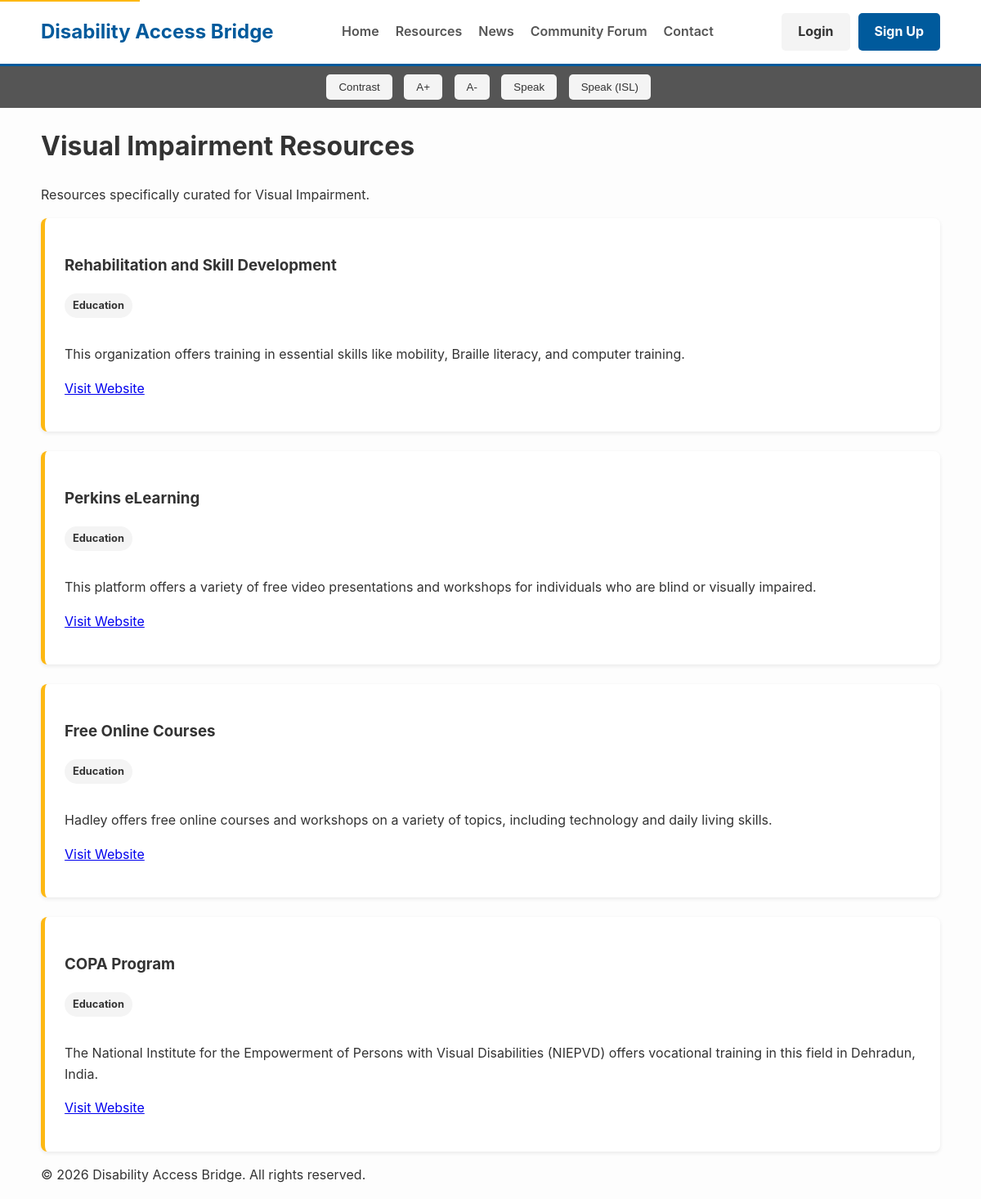
The page /resources/Visual Impairment/ on the database as committed earlier.
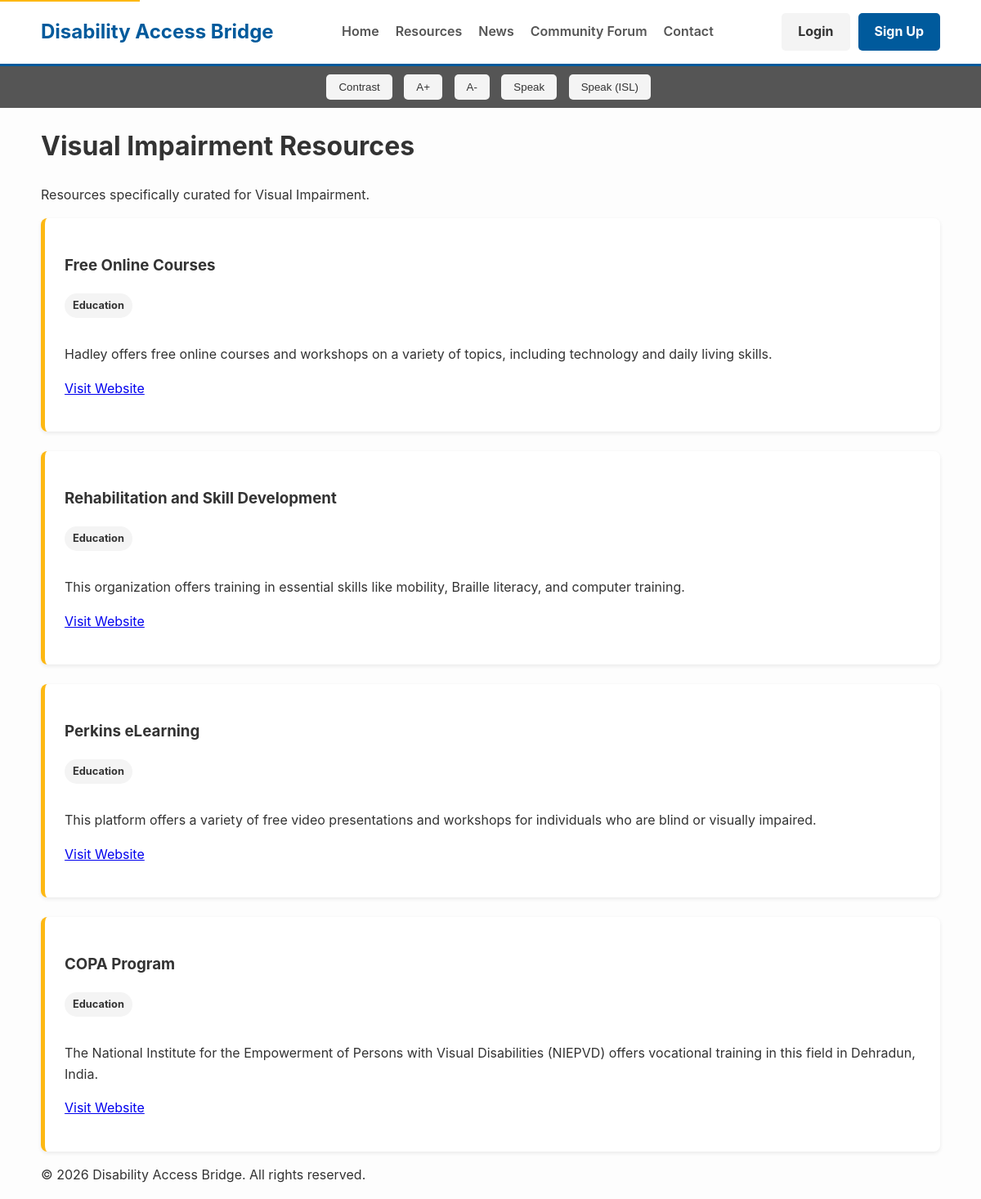
The same page on the database as committed later.
### core/models.py (models this page shows, shortened)
class Resource(models.Model):
    title = models.CharField(max_length=255)
    description = models.TextField()
    category = models.ForeignKey(Category, on_delete=models.CASCADE, related_name="resources")
    contact_info = models.TextField(blank=True)
    website_url = models.URLField(blank=True)
    is_verified = models.BooleanField(default=True)
    disabilities = models.ManyToManyField(Disability, blank=True, related_name="resources")
    updated_at = models.DateTimeField(auto_now=True)

class Category(models.Model):
    name = models.CharField(max_length=100, unique=True)
    class Meta:
        verbose_name_plural = "Categories"

### core/views.py (the view)
# urls.py: path('resources/<str:disability_name>/', views.disability_resources_view, name='disability_resources'),
def disability_resources_view(request, disability_name):
    disability = get_object_or_404(Disability, name__iexact=disability_name.replace('-', ' '))
    resources = disability.resources.filter(is_verified=True).order_by('-updated_at')
    context = {
        'disability': disability,
        'resources': resources,
    }
    return render(request, 'core/disability_resources.html', context)

### core/context_processors.py (called while the page is built)
def resource_categories(request):
    return {
        'ALL_CATEGORIES': Category.objects.all().order_by('name')
    }

### core/templates/core/disability_resources.html (shortened to what this page needs)
{% extends 'core/base.html' %}
{% block content %}
    <h1>{{ disability.name }} Resources</h1>
    <p>Resources specifically curated for {{ disability.name }}.</p>
    <div class="resource-list">
        {% for resource in resources %}
            <div class="resource-card">
                <h3>{{ resource.title }}</h3>
                <span class="category-tag">{{ resource.category.name }}</span>
                <p>{{ resource.description }}</p>
                {% if resource.website_url %}<p><a href="{{ resource.website_url }}" target="_blank" rel="noopener noreferrer">Visit Website</a></p>{% endif %}
            </div>
        {% empty %}
            <p>No resources found for this disability at the moment.</p>
        {% endfor %}
    </div>
{% endblock %}

Rows that differ between the two databases and show on the page:
changed Resource "Free Online Courses": moves up the list
